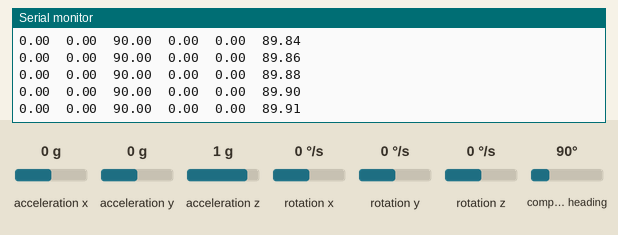
The sketch below on a simulated Arduino Uno, built with avr-gcc and run on an emulated ATmega328P. On the bench: the last lines printed to the serial monitor. Inputs (shaded band) come from the test bench; at power-on: acceleration x 0 g, acceleration y 0 g, acceleration z 1 g, compass heading 90°, rotation x 0 °/s, rotation y 0 °/s, rotation z 0 °/s.

Above: at 3.2 s.
3.3 s: acceleration x set to -1.4 g
At 4.0 s:
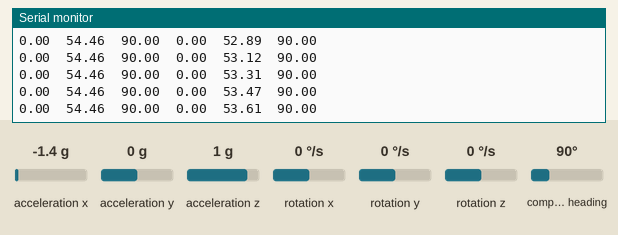
4.8 s: acceleration y set to -1.4 g
At 5.9 s:
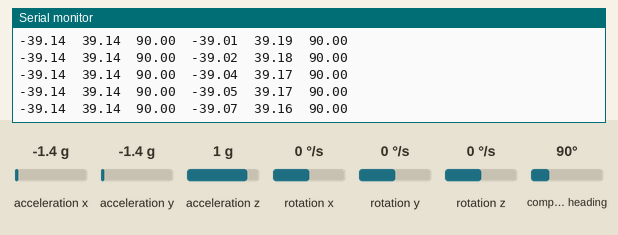
6.3 s: acceleration z set to -1.4 g
At 6.9 s:
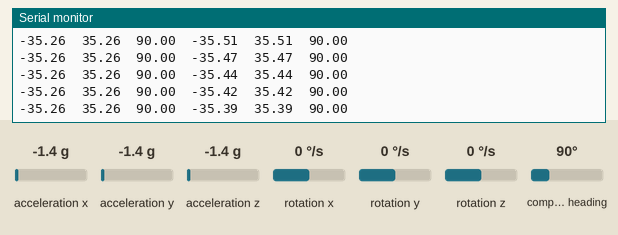
7.8 s: compass heading set to 7°
At 8.7 s:
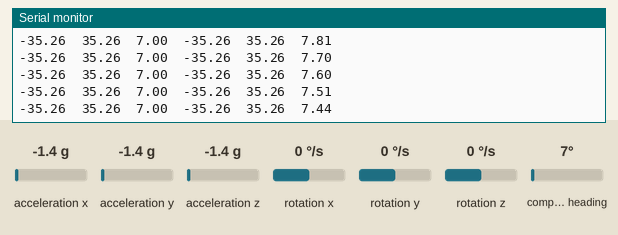
Timing chart, 0 to 10.3 s (numbered marks = the images above; inputs shaded):
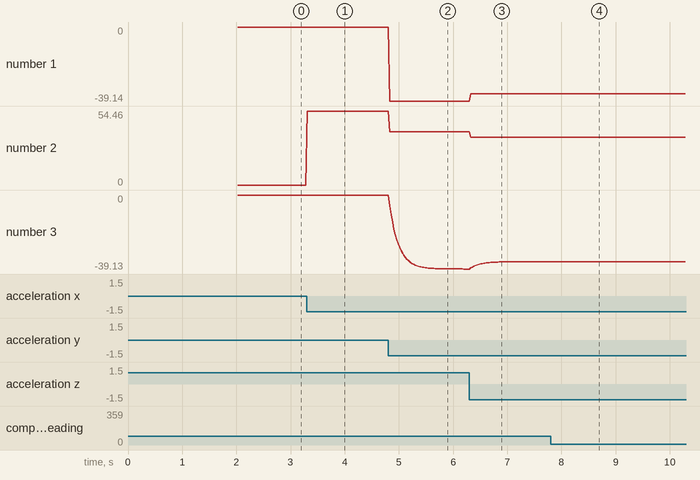

The sketch:

MPU9250_rotation.ino
```cpp
#include "MPU9250.h"

MPU9250 mpu;

double x_avg_past = 0;
double y_avg_past = 0;
double z_avg_past = 0;

int avg_size = 7;
int cal_avg_size = 1000;

double a1 = 0; // cos theta
double a2 = 0; // sin theta
double b1 = 0; // cos phi
double b2 = 0; // sin phi
double c1 = 0; // cos psi
double c2 = 0; // sin psi

double rot[3][3] = {
  { a1*c1, a1*c2, -a2},
  {b2*a2*c1-b1*c2, a2*b2*c2+b1*c1, b2*a1},
  {b1*a2*c1+b2*c2, b1*a2*c2-a2*c1, b1*a1}
  };

unsigned long t;

double x_cal = 0;
double y_cal = 0;
double z_cal = 0;

void setup()
{
    Serial.begin(115200);

    Wire.begin();

    delay(2000);
    mpu.setup();

    t = millis();
}

void loop()
{
    static uint32_t prev_ms = millis();
    if ((millis() - prev_ms) > 16)
    {
        mpu.update();
//        mpu.print();

        double z_yaw = mpu.getYaw();
        double y_pitch = mpu.getPitch();
        double x_roll = mpu.getRoll();

        //updating a1-c2 values
        a1 = cos(y_pitch);
        a2 = sin(y_pitch);
        b1 = cos(x_roll);
        b2 = sin(x_roll);
        c1 = cos(z_yaw);
        c2 = sin(z_yaw);

        double x_avg = ( (avg_size - 1)*x_avg_past + x_roll) / avg_size - x_cal;
        double y_avg = ( (avg_size - 1)*y_avg_past + y_pitch) / avg_size - y_cal;
        double z_avg = ( (avg_size - 1)*z_avg_past + z_yaw) / avg_size - z_cal;

        double x_cal_avg = ( (cal_avg_size - 1)*x_avg_past + x_roll) / cal_avg_size;
        double y_cal_avg = ( (cal_avg_size - 1)*y_avg_past + y_pitch) / cal_avg_size;
        double z_cal_avg = ( (cal_avg_size - 1)*z_avg_past + z_yaw) / cal_avg_size;

        x_avg_past = x_avg;
        y_avg_past = y_avg;
        z_avg_past = z_avg;

        Serial.print(x_roll);
        Serial.print("  ");
        Serial.print(y_pitch);
        Serial.print("  ");
        Serial.print(z_yaw);

        Serial.print("  ");

        Serial.print(x_avg);
        Serial.print("  ");
        Serial.print(y_avg);
        Serial.print("  ");
        Serial.println(z_avg);

        if (t == 15000) {
            x_cal = x_cal_avg;
            y_cal = y_cal_avg;
            z_cal = z_cal_avg;
        }


        prev_ms = millis();
    }

}
```

Measured:
- after the input at 3.3 s, the serial monitor: prints a new line at once (image 1)
- plotted number 2: 0 → 54.46 after the input at 3.3 s
